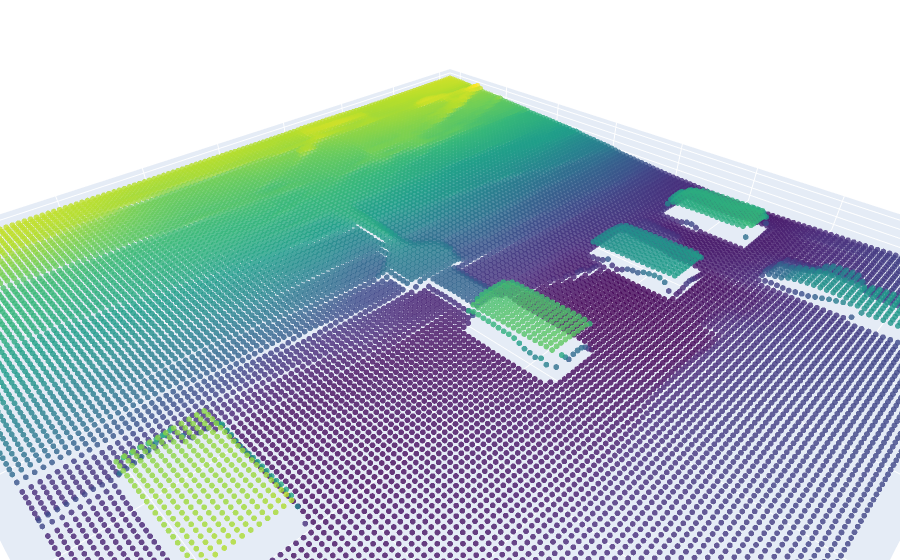

Notebook code for this chart:
### Markdown cell above
# Usage:

### Code cell
# For Image
depth_estimation_image("data_set/my_dataset/photos/toronto_skyline.jpeg")

### Figure 1 — Plotly figure (JSON) as saved in the notebook; plotly's stock layout.template omitted (floating-point values rounded to 4 significant figures; data arrays with more than 128 entries replaced by an {"elided": "..."} marker saying what was removed)
{"data": [{"marker": {"color": {"elided": "16384 float values"}, "colorscale": [[0, "#440154"], [0.1111, "#482878"], [0.2222, "#3e4989"], [0.3333, "#31688e"], [0.4444, "#26828e"], [0.5556, "#1f9e89"], [0.6667, "#35b779"], [0.7778, "#6ece58"], [0.8889, "#b5de2b"], [1, "#fde725"]], "opacity": 0.8, "size": 2}, "mode": "markers", "type": "scatter3d", "x": {"elided": "16384 int values"}, "y": {"elided": "16384 int values"}, "z": {"elided": "16384 float values"}}], "layout": {"margin": {"b": 0, "l": 0, "r": 0, "t": 0}, "scene": {"aspectmode": "data", "xaxis": {"title": {"text": "X Axis"}}, "yaxis": {"title": {"text": "Y Axis"}}, "zaxis": {"title": {"text": "Depth"}}}}}
